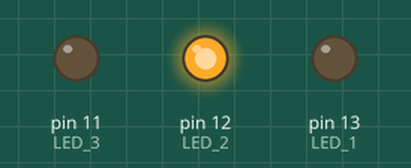
Recording of a sketch running on a simulated Arduino Uno, built with avr-gcc and run on an emulated ATmega328P. On the bench: output pins drawn as LEDs (lit = HIGH).

Above: at 0.5 s.
At 1.5 s:
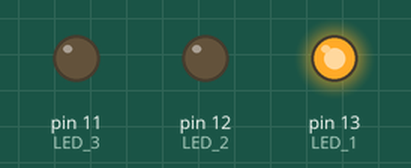
At 2.5 s:
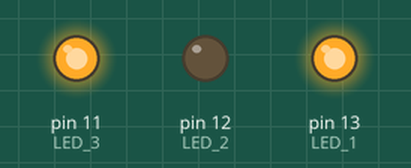
At 4.5 s:
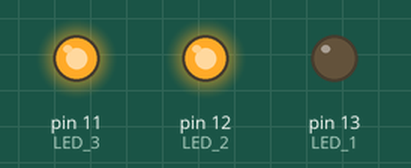
At 5.5 s:
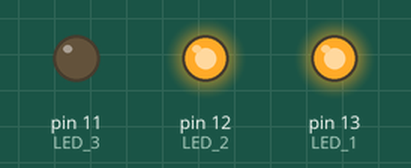
Timing chart, 0 to 7.8 s (numbered marks = the images above):
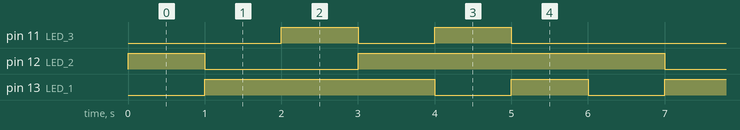

The sketch:

Lab04.ino
```cpp
const int LED_1 = 13;     //LED row 1
const int LED_2 = 12;     //LED row 2
const int LED_3 = 11;     //LED row 3

void setup()
{
}

void loop()
{
  //turn on LED L1
  pinMode(LED_1, OUTPUT);     //row 1
  digitalWrite(LED_1, LOW);
  pinMode(LED_2, OUTPUT);     //row 2
  digitalWrite(LED_2, HIGH);
  pinMode(LED_3, INPUT);      //row 3
  digitalWrite(LED_3, LOW);

  delay(1000);

  //turn on LED L2
  pinMode(LED_1, OUTPUT);     //row 1
  digitalWrite(LED_1, HIGH);
  pinMode(LED_2, OUTPUT);     //row 2
  digitalWrite(LED_2, LOW);
  pinMode(LED_3, INPUT);      //row 3
  digitalWrite(LED_3, LOW);

  delay(1000);

  //turn on LED L3
  pinMode(LED_1, INPUT);      //row 1
  digitalWrite(LED_1, LOW);
  pinMode(LED_2, OUTPUT);     //row 2
  digitalWrite(LED_2, LOW);
  pinMode(LED_3, OUTPUT);     //row 3
  digitalWrite(LED_3, HIGH);

  delay(1000);

  //turn on LED L4
  pinMode(LED_1, INPUT);     //row 1
  digitalWrite(LED_1, LOW);
  pinMode(LED_2, OUTPUT);    //row 2
  digitalWrite(LED_2, HIGH);
  pinMode(LED_3, OUTPUT);    //row 3
  digitalWrite(LED_3, LOW);

  delay(1000);

  //turn on LED L5
  pinMode(LED_1, OUTPUT);    //row 1
  digitalWrite(LED_1, LOW);
  pinMode(LED_2, INPUT);     //row 2
  digitalWrite(LED_2, LOW);
  pinMode(LED_3, OUTPUT);    //row3
  digitalWrite(LED_3, HIGH);

  delay(1000);

  //turn on LED L6
  pinMode(LED_1, OUTPUT);
  digitalWrite(LED_1, HIGH);
  pinMode(LED_2, INPUT);
  digitalWrite(LED_2, LOW);
  pinMode(LED_3, OUTPUT);
  digitalWrite(LED_3, LOW);

  delay(1000);
}
```

Measured:
- by itself, pin 11 (LED_3): repeats every 6.0 s: LOW 1.0 s, HIGH 1.0 s, LOW 3.0 s, HIGH 1.0 s
- by itself, pin 12 (LED_2): repeats every 6.0 s: LOW 2.0 s, HIGH 4.0 s
- by itself, pin 13 (LED_1): repeats every 6.0 s: LOW 1.0 s, HIGH 1.0 s, LOW 1.0 s, HIGH 3.0 s
